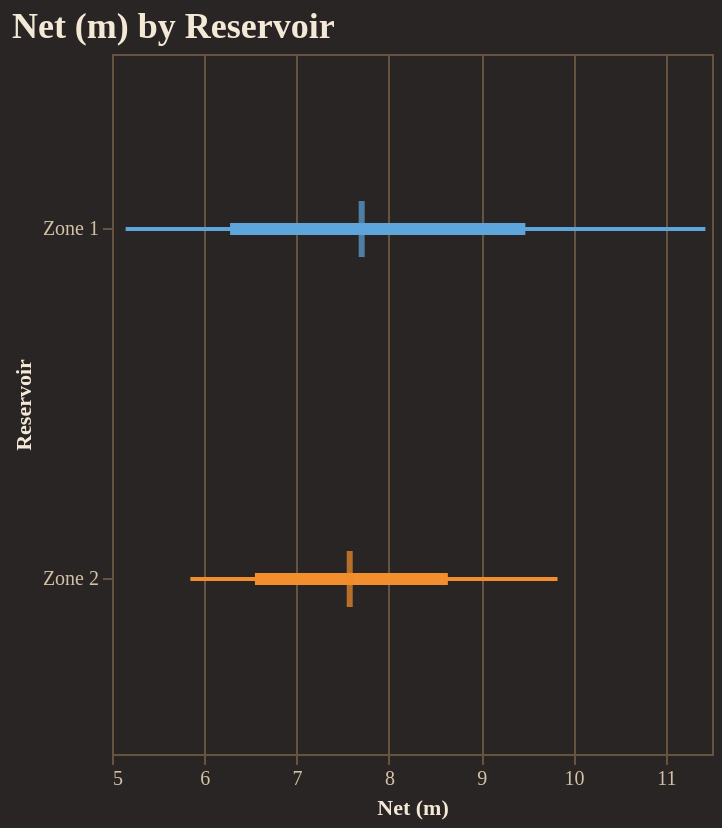

Here is the notebook cell this chart was saved with:
### Code cell
fig = reporter.plotter.forest_plot(
    "Net (m)", 
    backend=PLOTTING_BACKEND
)
fig.show()

### Figure 1 — Vega-Lite specification as saved in the notebook (floating-point values rounded to 4 significant figures)
{"config": {"background": "#292524", "view": {"fill": "#292524", "stroke": "#665340"}, "title": {"color": "#f4e9d7", "font": "Merriweather", "fontSize": 18, "fontWeight": 600, "subtitleColor": "#d5c2a6", "anchor": "start"}, "axis": {"domainColor": "#665340", "gridColor": "#665340", "tickColor": "#665340", "labelColor": "#d5c2a6", "titleColor": "#f4e9d7", "labelFont": "Merriweather", "titleFont": "Merriweather"}, "legend": {"titleColor": "#f4e9d7", "labelColor": "#d5c2a6", "labelFont": "Merriweather", "titleFont": "Merriweather", "orient": "top-right", "symbolType": "circle"}, "header": {"labelColor": "#d5c2a6", "titleColor": "#f4e9d7", "labelFont": "Merriweather", "titleFont": "Merriweather"}, "mark": {"color": "#c78d3b"}, "line": {"color": "#c78d3b"}, "bar": {"color": "#c78d3b"}, "point": {"color": "#ddb06d"}, "area": {"color": "#c78d3b", "opacity": 0.35}, "text": {"color": "#f4e9d7", "font": "Merriweather"}, "range": {"category": ["#5DA5DA", "#F28E2B", "#59C36A", "#E15759", "#B07AA1", "#4ECDC4", "#FF9DA7", "#EDC948"]}}, "layer": [{"mark": {"type": "rule", "strokeWidth": 2}, "encoding": {"color": {"field": "group", "legend": null, "type": "nominal"}, "x": {"field": "p10", "scale": {"zero": false}, "title": "Net (m)", "type": "quantitative"}, "x2": {"field": "p90"}, "y": {"field": "group", "sort": ["Zone 1", "Zone 2"], "title": "Reservoir", "type": "nominal"}}}, {"mark": {"type": "rule", "strokeWidth": 6}, "encoding": {"color": {"field": "group", "legend": null, "type": "nominal"}, "x": {"field": "p25", "scale": {"zero": false}, "title": "Net (m)", "type": "quantitative"}, "x2": {"field": "p75"}, "y": {"field": "group", "sort": ["Zone 1", "Zone 2"], "title": "Reservoir", "type": "nominal"}}}, {"mark": {"type": "tick", "color": "black", "size": 28, "thickness": 3}, "encoding": {"color": {"field": "group", "legend": null, "type": "nominal"}, "tooltip": [{"field": "group", "title": "Group", "type": "nominal"}, {"field": "p10", "title": "P10", "type": "quantitative"}, {"field": "p25", "title": "P25", "type": "quantitative"}, {"field": "median", "title": "Median", "type": "quantitative"}, {"field": "p75", "title": "P75", "type": "quantitative"}, {"field": "p90", "title": "P90", "type": "quantitative"}], "x": {"field": "median", "scale": {"zero": false}, "title": "Net (m)", "type": "quantitative"}, "y": {"field": "group", "sort": ["Zone 1", "Zone 2"], "title": "Reservoir", "type": "nominal"}}}], "data": {"name": "data-e69c98befd7905be96647561c507789d"}, "height": 350, "title": "Net (m) by Reservoir", "width": "container", "$schema": "https://vega.github.io/schema/vega-lite/v5.20.1.json", "datasets": {"data-e69c98befd7905be96647561c507789d": [{"group": "Zone 1", "p10": 5.148, "p25": 6.279, "median": 7.705, "p75": 9.478, "p90": 11.43}, {"group": "Zone 2", "p10": 5.849, "p25": 6.548, "median": 7.575, "p75": 8.639, "p90": 9.826}]}}
